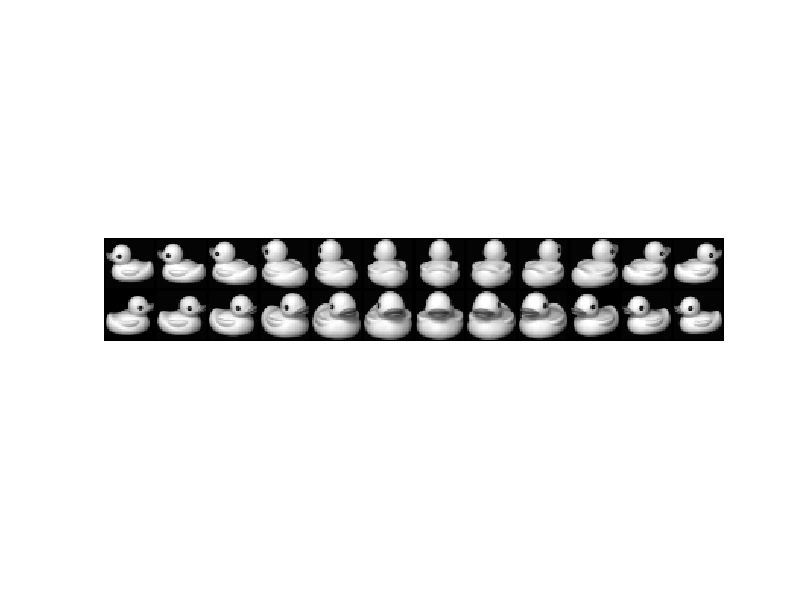

Here is the MATLAB script that generated this plot: (Note: this script raises an error after producing the figure.)
clc;
warning off; clf; whitebg;
load('duck_32_32.mat') ;

%% Data initialization
A = duck_32_32;
gtruth = ones(1, 72);
[D,N] = size(A);
n = max(gtruth);
clear duck_32_32;
%% Data show

tt = 1:3:72;
A_show = A(:,tt);

canonicalImageSize = [ 32 32];
numImage = 24;
layout.xI = 2;
layout.yI = 12;
layout.gap = 2;
layout.gap2 = 1;
% layout
xI = layout.xI ;
yI = layout.yI ;
gap = layout.gap ;
gap2 = layout.gap2 ; 

container = ones(canonicalImageSize(1)+gap, canonicalImageSize(2)+gap); 
% white edges
bigpic = cell(xI,yI); % (xI*canonicalImageSize(1),yI*canonicalImageSize(2));

for i = 1:xI
    for j = 1:yI
        if yI*(i-1)+j > numImage
            bigpic{i,j} = ones(canonicalImageSize(1)+gap, canonicalImageSize(2)+gap);
        else
            container ((gap2+1):(end-gap2), (gap2+1):(end-gap2)) = reshape(A_show(:,yI*(i-1)+j), canonicalImageSize);
            bigpic{i,j} = container;
        end
    end
end
f = 1;
figure(f)
title('COIL-20 DUCK examples') ;
imshow(cell2mat(bigpic),[],'DisplayRange',[0 max(max(A_show))],'Border','tight')

%% parameter setting
k_start = 1; k_end = 6;
ui_row  = k_end - k_start+1;
ui_col  = 8;%4
ui_step = 1;

embeddings = cell(ui_row,ui_col/2);

Ks = [2,6,10,15,40,70];
Lambdas = 60./Ks;

%% recoder initialization
tocs_lnp = zeros(1,ui_row);
tocs_lle  = zeros(1,ui_row);
tocs_lem  = zeros(1,ui_row);
tocs_smce = zeros(1,ui_row);

negN_lnp = zeros(1,ui_row);
negN_lle  = zeros(1,ui_row);
negN_lem  = zeros(1,ui_row);
negN_smce = zeros(1,ui_row);

mde_lnp   = zeros(N, ui_row);  %mde: Average representation (sorted in descending order)
mde_lle   = zeros(N, ui_row);
mde_lem   = zeros(N, ui_row);
mde_smce  = zeros(N, ui_row);
%% manifold learning start
for ite = k_start:k_end
    d = 2;
   %% RUN LNP ALGORITHM
    options.Kmax = Ks(ite);                              %maximam neighborhood size
    options.display = 1;                             %show the result
    options.epsilon = 0.01;                          %convergence condition
    options.gtruth = gtruth;                         %class label
    K = options.Kmax;

    tic
    [Y, W, indg, missrate]=lnp_embedding(A,d,options);
    toc
    fprintf(1,'-->LNP is done.\n');
    
    tocs_lnp(ui_step)  = toc;
    negN_lnp(ui_step) = length(find(W<0))/(N^2);
    mde_lnp(:, ui_step) = get_mde(W);
    
    
    %% RUN LLE ALGORITHM
    tic
    [~,W_lle]=lle(A,K,d);
    W_lle = processC(W_lle,0.95);
    % symmetrize the adjacency matrices
    Wsym_lle = max(abs(W_lle),abs(W_lle)');
    % perform clustering
    fprintf(1,'-->LLE Performing spectral clustering.\n');
    [Yc,evalc,grp,missrate_lle] = dnae_clustering(Wsym_lle,options.gtruth);
    % perform embedding
    fprintf(1,'-->LLE Performing spectral embedding.\n');
    [Y_lle, evalg, indg_lle] = dnae_embedding(Wsym_lle,grp,d);
    fprintf(1,'LLE is done.\n');
    toc
    
    tocs_lle(ui_step) = toc;
    negN_lle(ui_step) = length(find(W_lle<0))/(N^2);
    mde_lle(:, ui_step) = get_mde(W_lle);
    
    %% RUN LEM ALGORITHM
    tic
    [~,W_lem]=lem(A,K,d);

    W_lem = processC(W_lem,0.95);
    % symmetrize the adjacency matrices
    Wsym_lem = max(abs(W_lem),abs(W_lem)');
    % perform clustering
    fprintf(1,'-->LEM Performing spectral clustering.\n');
    [Yc,evalc,grp,missrate_lem] = dnae_clustering(Wsym_lem,options.gtruth);
    % perform embedding
    fprintf(1,'-->LEM Performing spectral embedding.\n');
    [Y_lem, evalg, indg_lem] = dnae_embedding(Wsym_lem,grp,d);
    fprintf(1,'LEM is done.\n');
    toc

    tocs_lem(ui_step) = toc;
    negN_lem(ui_step) = length(find(W_lem<0))/(N^2);
    mde_lem(:, ui_step) = get_mde(W_lem);
    %% RUN SMCE ALGORITHM
    
    tic
    lambda = Lambdas(ite);
    [~,W_smce]=smce_optimization(A,lambda,50);
    W_smce = processC(W_smce,0.95);
    % symmetrize the adjacency matrices
    Wsym_smce = max(abs(W_smce),abs(W_smce)');
    % perform clustering
    fprintf(1,'-->SMCE Performing spectral clustering.\n');
    [Yc,evalc,grp,missrate_smce] = dnae_clustering(Wsym_smce,options.gtruth);
    % perform embedding
    fprintf(1,'-->SMCE Performing spectral embedding.\n');
    [Y_smce, evalg, indg_smce] = dnae_embedding(Wsym_smce,grp,d);
    fprintf(1,'SMCE is done.\n');
    toc
    
    tocs_smce(ui_step) = toc;
    negN_smce(ui_step) = length(find(W_smce<0))/(N^2);
    mde_smce(:, ui_step) = get_mde(W_smce);
    
    embeddings{ite,1} = Y{1};
    embeddings{ite,2} = Y_lle{1};
    embeddings{ite,3} = Y_lem{1};
    embeddings{ite,4} = Y_smce{1};
    
   % plot the embedding of LNP
    for i = 1:n %n is the number of classes
        color{i} = jet(N);
        color{i} = color{i}(indg{i},:);
        figure(f+1)
        subplot(ui_row,ui_col,(ui_step-1)*ui_col+i);
        for j = 1:size(Y{i}(end-1,:),2)
            plot(Y{i}(end-1,j),Y{i}(end,j),'o','color',color{i}(j,:),'MarkerFaceColor',color{i}(j,:),'MarkerSize',1.6)
            hold on
        end

        axis('equal');
        
        axis off;
        box off;
        
        title(strcat('K = ',num2str(options.Kmax)));
        if ite == k_end
            xlabel('LNP');
        end
    end

    figure(f+1)
    subplot(ui_row,ui_col,(ui_step-1)*ui_col+i+1);
    bar(get_nz_mde(mde_lnp(:,ui_step)'));
    title('LNP');
    box off;
    
    
    % plot the embedding of LLE
    for i = 1:n
        color{i} = jet(N);
        color{i} = color{i}(indg_lle{i},:);
        figure(f+1)
        subplot(ui_row,ui_col,(ui_step-1)*ui_col+i+2);
        for j = 1:size(Y_lle{i}(end-1,:),2)
            plot(Y_lle{i}(end-1,j),Y_lle{i}(end,j),'o','color',color{i}(j,:),'MarkerFaceColor',color{i}(j,:),'MarkerSize',1.6)
            hold on
        end
        axis('equal');
        axis off;
        box off;
        title(strcat('K = ',num2str(options.Kmax)));
        if ite == k_end
            xlabel('LLE');
        end
    end

    figure(f+1)
    subplot(ui_row,ui_col,(ui_step-1)*ui_col+i+3);
    bar(get_nz_mde(mde_lle(:,ui_step)'));
    title('LLE');
    axis normal;
    set(gca, 'XTick', [0 1 2]);
    box off;
    
    % plot the embedding of LEM
    for i = 1:n
        color{i} = jet(N);
        color{i} = color{i}(indg_lem{i},:);
        figure(f+1)
        subplot(ui_row,ui_col,(ui_step-1)*ui_col+i+4);
        for j = 1:size(Y_lem{i}(end-1,:),2)
            plot(Y_lem{i}(end-1,j),Y_lem{i}(end,j),'o','color',color{i}(j,:),'MarkerFaceColor',color{i}(j,:),'MarkerSize',1.6)
            hold on
        end
        axis('equal');
        axis off;
        box off;
        title(strcat('K = ',num2str(options.Kmax)));
        if ite == k_end
            xlabel('LEM');
        end        
    end

    figure(f+1)
    subplot(ui_row,ui_col,(ui_step-1)*ui_col+i+5);
    ttt = get_nz_mde(mde_lem(:,ui_step)');
    bar(ttt);
    title('LEM');
    box off;
    
    
    % plot the embedding of SMCE
    for i = 1:n %n is the number of classes
        color{i} = jet(N);
        color{i} = color{i}(indg_smce{i},:);
        figure(f+1)
        subplot(ui_row,ui_col,(ui_step-1)*ui_col+i+6);
        for j = 1:size(Y_smce{i}(end-1,:),2)
            plot(Y_smce{i}(end-1,j),Y_smce{i}(end,j),'o','color',color{i}(j,:),'MarkerFaceColor',color{i}(j,:),'MarkerSize',1.6)
            hold on
        end
        axis('equal');
        axis off;
        box off;
        title(strcat('\lambda = ',num2str(lambda)));   
        if ite == k_end
            xlabel('SMCE');
        end          
    end
    
    figure(f+1)
    subplot(ui_row,ui_col,(ui_step-1)*ui_col+i+7);
    bar(get_nz_mde(mde_smce(:,ui_step)'));
    title('SMCE');
    box off;

    ui_step = ui_step + 1;
    
end


%% RESULT VISUALIZATION

% Visualization of the negative components percentage
figure(f+2);
plot(Ks,negN_lle,'-g^','LineWidth',2,'MarkerSize',7);
hold on;
plot(Ks,negN_lem,'-bo','LineWidth',2,'MarkerSize',7);
hold on;
plot(Ks,negN_smce,'-md','LineWidth',2,'MarkerSize',7);
hold on;
plot(Ks,negN_lnp,'-rs','LineWidth',2,'MarkerSize',7);
hold on;
legend('LLE','LEM','SMCE','LNP','Location','Best');
xlabel('Neighborhood size(\lambda)');
ylabel('Negative components(%)');
hold off;


% Visualization of the time cost
figure(f+3);
plot(Ks,tocs_lle,'-g*','LineWidth',2,'MarkerSize',7);
hold on;
plot(Ks,tocs_lem,'-b^','LineWidth',2,'MarkerSize',7);
hold on;
plot(Ks,tocs_smce,'-ms','LineWidth',2,'MarkerSize',7);
hold on;
plot(Ks,tocs_lnp,'-ro','LineWidth',2,'MarkerSize',7);
hold on;
legend('LLE','LEM','SMCE','LNP','Location','Best');
xlabel('Neighborhood size');
ylabel('Time cost (s)');
hold off;
